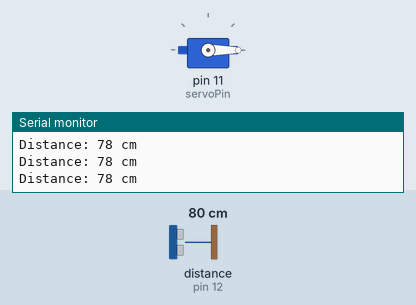
Simulated run of this program. Board: Arduino Uno, built with avr-gcc and run on an emulated ATmega328P. Shown: servo, the last lines printed to the serial monitor. Wiring (inferred from the names in the program): ultrasonic range finder: trigger pin 13; echo pin 12. The inputs (shaded band) are chosen by the test bench; at power-on: distance to the obstacle (sensor on pin 12) 80 cm. The echo pulse lasts 58.3 µs per cm.

Above: at 1.2 s.
1.3 s: distance to the obstacle (sensor on pin 12) set to 35 cm
2.8 s: distance to the obstacle (sensor on pin 12) set to 28 cm
At 3.6 s:
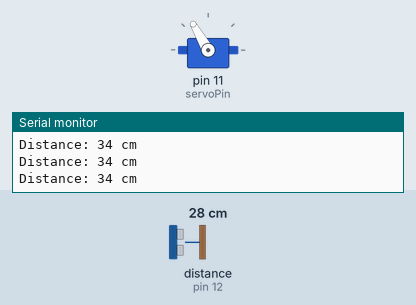
5.8 s: distance to the obstacle (sensor on pin 12) set to 2 cm
At 6.6 s:
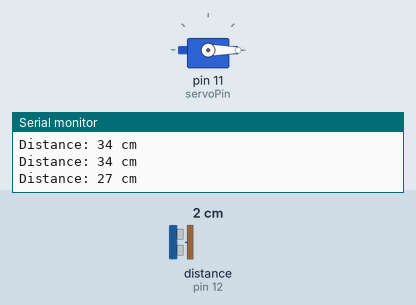
7.4 s: distance to the obstacle (sensor on pin 12) set to 9 cm
8.9 s: distance to the obstacle (sensor on pin 12) set to 12 cm
At 10.5 s:
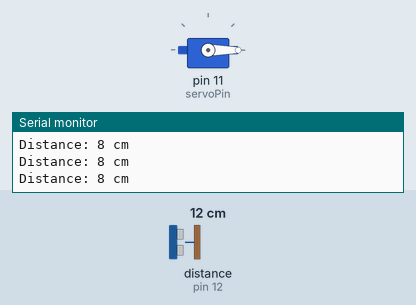
Timing chart, 0 to 12.9 s (numbered marks = the images above; inputs shaded):
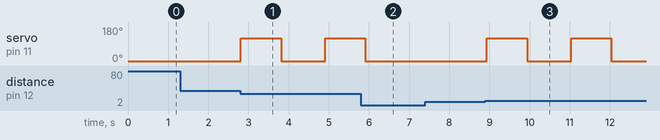

Measured:
- the behaviour switches between 32 and 31 cm on distance to the obstacle (sensor on pin 12) (found by bisection; images 0 and 1)
- the behaviour switches between 10 and 11 cm on distance to the obstacle (sensor on pin 12) (found by bisection; images 2 and 3)
- after the input at 2.8 s, servo on pin 11 (servoPin): 0° → 120° at once, → 0° 1.0 s later, → 120° 1.1 s later
- after the input at 5.8 s, servo on pin 11 (servoPin): goes on until 5.9 s, then stays 0°
- after the input at 8.9 s, servo on pin 11 (servoPin): alternates 120° for 1.0 s and 0° for 1.1 s, starting at once

The program:

main.cpp
```cpp
#include <Arduino.h>
#include <Servo.h>

Servo myServo;
int servoPin = 11;
int startingPos = 0;

int trigPin = 13;
int echoPin = 12;
long duration;
int distance;

void setup() {
  Serial.begin(9600);
  pinMode(trigPin, OUTPUT);
  pinMode(echoPin, INPUT);
  myServo.attach(servoPin);

  // restart at starting position
  myServo.write(startingPos);

}

void loop() {

  digitalWrite(trigPin, LOW);
  delayMicroseconds(2);
  digitalWrite(trigPin, HIGH);
  delayMicroseconds(10);
  digitalWrite(trigPin, LOW);

  duration = pulseIn(echoPin, HIGH);
  distance = duration * 0.034 / 2;

  if (distance <= 30 && distance >= 10) {
    myServo.write(120);
    delay(1000);
    myServo.write(startingPos);
    delay(1000);

  }

  Serial.print("Distance: ");
  Serial.print(distance);
  Serial.println(" cm");

  delay(100);
}
```
